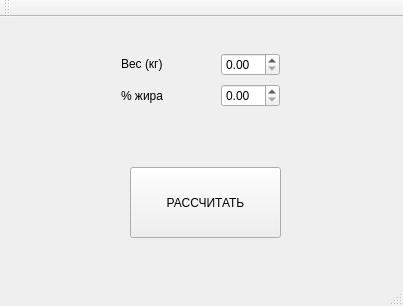
<?xml version="1.0" encoding="UTF-8"?>
<ui version="4.0">
 <class>MainWindow</class>
 <widget class="QMainWindow" name="MainWindow">
  <property name="geometry">
   <rect>
    <x>0</x>
    <y>0</y>
    <width>403</width>
    <height>306</height>
   </rect>
  </property>
  <property name="windowTitle">
   <string>MainWindow</string>
  </property>
  <widget class="QWidget" name="centralWidget">
   <widget class="QWidget" name="verticalLayoutWidget">
    <property name="geometry">
     <rect>
      <x>210</x>
      <y>23</y>
      <width>81</width>
      <height>80</height>
     </rect>
    </property>
    <layout class="QVBoxLayout" name="verticalLayout">
     <item>
      <widget class="QDoubleSpinBox" name="weight_sb"/>
     </item>
     <item>
      <widget class="QDoubleSpinBox" name="fat_sb"/>
     </item>
    </layout>
   </widget>
   <widget class="QWidget" name="verticalLayoutWidget_2">
    <property name="geometry">
     <rect>
      <x>110</x>
      <y>23</y>
      <width>71</width>
      <height>80</height>
     </rect>
    </property>
    <layout class="QVBoxLayout" name="verticalLayout_2">
     <item>
      <widget class="QLabel" name="label">
       <property name="text">
        <string>Вес (кг)</string>
       </property>
      </widget>
     </item>
     <item>
      <widget class="QLabel" name="label_2">
       <property name="text">
        <string>% жира</string>
       </property>
      </widget>
     </item>
    </layout>
   </widget>
   <widget class="QPushButton" name="resultButton">
    <property name="geometry">
     <rect>
      <x>130</x>
      <y>150</y>
      <width>151</width>
      <height>71</height>
     </rect>
    </property>
    <property name="text">
     <string>РАССЧИТАТЬ</string>
    </property>
   </widget>
  </widget>
  <widget class="QMenuBar" name="menuBar">
   <property name="geometry">
    <rect>
     <x>0</x>
     <y>0</y>
     <width>403</width>
     <height>26</height>
    </rect>
   </property>
  </widget>
  <widget class="QToolBar" name="mainToolBar">
   <attribute name="toolBarArea">
    <enum>TopToolBarArea</enum>
   </attribute>
   <attribute name="toolBarBreak">
    <bool>false</bool>
   </attribute>
  </widget>
  <widget class="QStatusBar" name="statusBar"/>
 </widget>
 <layoutdefault spacing="6" margin="11"/>
 <resources/>
 <connections/>
</ui>
